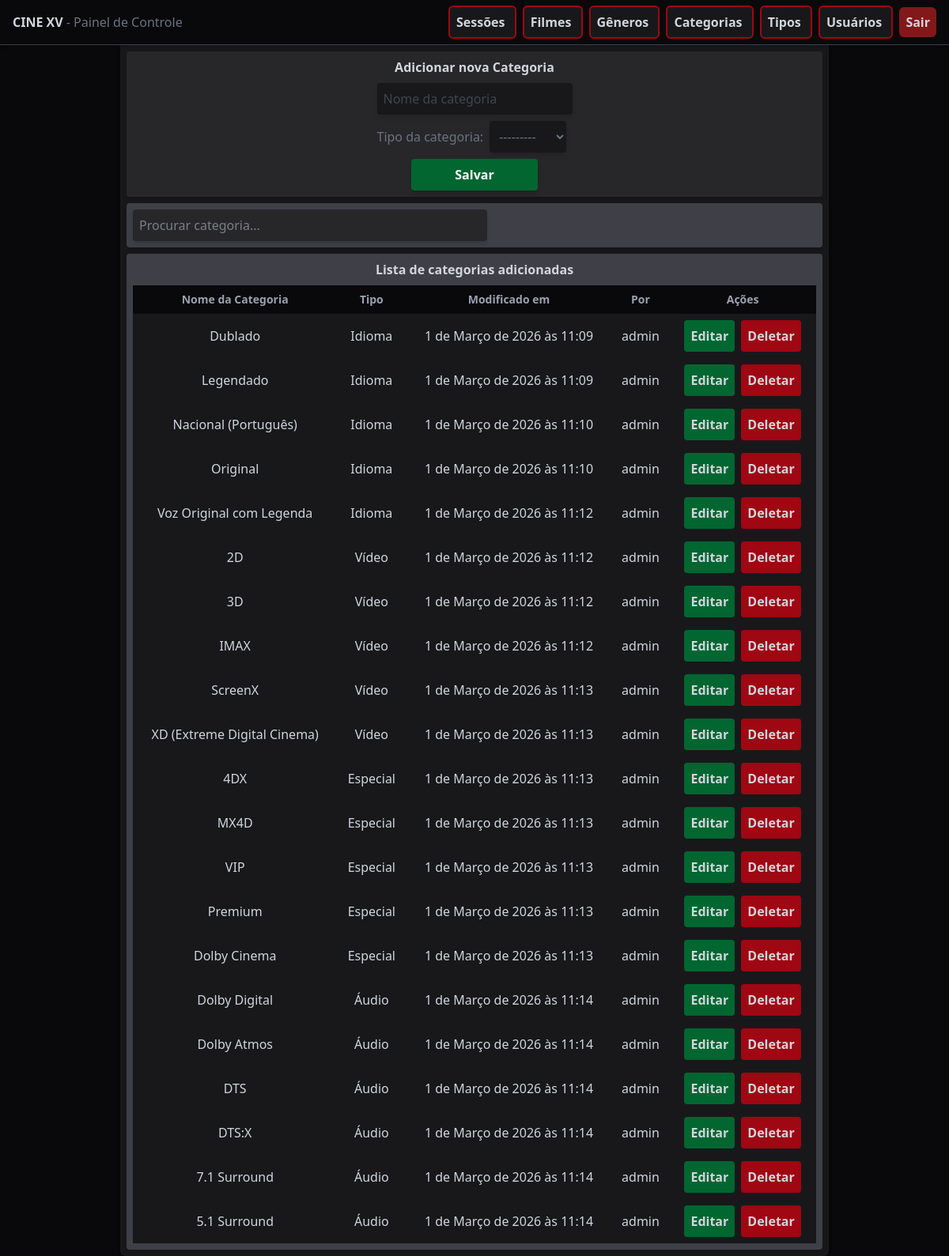
Page /categories/ (signed in) on the committed database.
### api/models.py (models this page shows, shortened)
class Category(models.Model):
    name = models.CharField(max_length=100, unique=True)
    category_type = models.ForeignKey(CategoryType, on_delete=models.SET_NULL, null=True, related_name='categories')
    modified_by = models.ForeignKey(User, on_delete=models.SET_NULL, null=True, related_name='mod_categories')
    modified_at = models.DateTimeField(auto_now_add=True)

class CategoryType(models.Model):
    name = models.CharField(max_length=100)
    modified_by = models.ForeignKey(User, on_delete=models.SET_NULL, null=True, related_name='mod_types')
    modified_at = models.DateTimeField(auto_now_add=True)
    def __str__(self):
        return self.name

### control/models.py (models this page shows, shortened)
class CustomUser(AbstractBaseUser, PermissionsMixin):
    username = models.CharField(max_length=200, unique=True)
    is_active = models.BooleanField(default=False)
    is_admin = models.BooleanField(default=False)
    objects = CustomUserManager()
    USERNAME_FIELD = 'username'
    REQUIRED_FIELDS = []
    def __str__(self):
        return self.username

### control/views.py (the view, shortened to what this page needs)
# urls.py: path('categories/', views.categories, name='categories'),
@login_required(login_url='user-login')
def categories(request):
    form = AddCategoryForm()
    categories = Category.objects.all()
    context = {
        'form': form,
        'categories': categories
    }
    return render(request, 'category/categories.html', context)

### control/forms.py
class AddCategoryForm(forms.ModelForm):
    class Meta:
        model = Category
        fields = ['name', 'category_type']
        widgets = {
            'name': forms.TextInput(attrs={
                'class': "bg-zinc-900 hover:bg-zinc-700 transition outline-none p-2 rounded-sm shadow-md",
                'placeholder': "Nome da categoria"
            }),
            'category_type': forms.Select(attrs={
                'class': "bg-zinc-900 hover:bg-zinc-700 transition outline-none p-2 rounded-sm shadow-md"
            })
        }

### control/templates/category/categories.html (shortened to what this page needs)
{% extends 'base.html' %}
{% block content %}
<div class="w-4xl bg-zinc-900 mx-auto p-2 rounded-b-md space-y-2 shadow-md">
    <div class="bg-zinc-800 flex flex-col gap-2 text-center items-center rounded-sm p-2 shadow-md">
        <h1 class="font-semibold">Adicionar nova Categoria</h1>
        <form method="POST" class="flex flex-col gap-2 text-gray-500">
            {{ form.name }}
            <div class="flex items-center gap-2">
                <p>Tipo da categoria:</p>
                {{ form.category_type }}
            </div>
            <button name="form_type" value="add_form" type="submit" class="w-40 mx-auto bg-green-800 hover:bg-green-600 p-2 rounded-sm text-white font-semibold cursor-pointer transition shadow-md">
                Salvar
            </button>
        </form>
    </div>
    <div class="bg-zinc-700 flex flex-col gap-2 text-center rounded-sm p-2 shadow-md">
        <input id="search-files" type="search" placeholder="Procurar categoria..." class="w-full max-w-md bg-zinc-800 hover:bg-zinc-600 rounded-sm p-2 shadow-md">
    </div>
    <div class="bg-zinc-700 flex flex-col gap-2 text-center items-center rounded-sm p-2 shadow-md">
        <h1 class="font-semibold">Lista de categorias adicionadas</h1>
        <table class="w-full text-center">
            <thead>
                <tr class="bg-zinc-950 font-semibold text-sm text-gray-400">
                    <th class="p-1">Nome da Categoria</th>
                    <th class="p-1">Tipo</th>
                    <th class="p-1">Modificado em</th>
                    <th class="p-1">Por</th>
                    <th class="p-2">Ações</th>
                </tr>
            </thead>
            <tbody>
                {% for category in categories %}
                <tr class="bg-zinc-900 hover:bg-zinc-800 transition cursor-pointer">
                    <td class="p-2">{{ category.name }}</td>
                    <td class="p-2">{{ category.category_type }}</td>
                    <td class="p-2">{{ category.modified_at }}</td>
                    <td class="p-2">{{ category.modified_by }}</td>
                    <td class="p-2 flex flex-row justify-center items-center gap-2">
                        <a href="{% url 'category-edit' category.id %}" class="bg-green-800 hover:bg-green-600 p-2 rounded-sm cursor-pointer transition font-semibold">
                            Editar
                        </a>
                        <form method="POST">
                            <button name="form_type" value="delete_form" class="bg-red-800 hover:bg-red-600 p-2 rounded-sm cursor-pointer transition font-semibold">
                                Deletar
                            </button>
                        </form>
                    </td>
                </tr>
                {% endfor %}
            </tbody>
        </table>
    </div>
</div>
{% endblock %}

### control/static/styles.css (style rules this page uses)
body { background-image: url("background.png"); background-repeat: no-repeat; background-position: center center; background-size: cover; min-height: 100vh; }

### rows in the picture
Category: name "Dublado", category_type "Idioma", modified_at "1 de Março de 2026 às 11:09", modified_by "admin"
Category: name "Legendado", category_type "Idioma", modified_at "1 de Março de 2026 às 11:09", modified_by "admin"
Category: name "Nacional (Português)", category_type "Idioma", modified_at "1 de Março de 2026 às 11:10", modified_by "admin"
Category: name "Original", category_type "Idioma", modified_at "1 de Março de 2026 às 11:10", modified_by "admin"
Category: name "Voz Original com Legenda", category_type "Idioma", modified_at "1 de Março de 2026 às 11:12", modified_by "admin"
Category: name "2D", category_type "Vídeo", modified_at "1 de Março de 2026 às 11:12", modified_by "admin"
Category: name "3D", category_type "Vídeo", modified_at "1 de Março de 2026 às 11:12", modified_by "admin"
Category: name "IMAX", category_type "Vídeo", modified_at "1 de Março de 2026 às 11:12", modified_by "admin"
Category: name "ScreenX", category_type "Vídeo", modified_at "1 de Março de 2026 às 11:13", modified_by "admin"
Category: name "XD (Extreme Digital Cinema)", category_type "Vídeo", modified_at "1 de Março de 2026 às 11:13", modified_by "admin"
Category: name "4DX", category_type "Especial", modified_at "1 de Março de 2026 às 11:13", modified_by "admin"
Category: name "MX4D", category_type "Especial", modified_at "1 de Março de 2026 às 11:13", modified_by "admin"
Category: name "VIP", category_type "Especial", modified_at "1 de Março de 2026 às 11:13", modified_by "admin"
Category: name "Premium", category_type "Especial", modified_at "1 de Março de 2026 às 11:13", modified_by "admin"
Category: name "Dolby Cinema", category_type "Especial", modified_at "1 de Março de 2026 às 11:13", modified_by "admin"
Category: name "Dolby Digital", category_type "Áudio", modified_at "1 de Março de 2026 às 11:14", modified_by "admin"
Category: name "Dolby Atmos", category_type "Áudio", modified_at "1 de Março de 2026 às 11:14", modified_by "admin"
Category: name "DTS", category_type "Áudio", modified_at "1 de Março de 2026 às 11:14", modified_by "admin"
Category: name "DTS:X", category_type "Áudio", modified_at "1 de Março de 2026 às 11:14", modified_by "admin"
Category: name "7.1 Surround", category_type "Áudio", modified_at "1 de Março de 2026 às 11:14", modified_by "admin"
Category: name "5.1 Surround", category_type "Áudio", modified_at "1 de Março de 2026 às 11:14", modified_by "admin"
